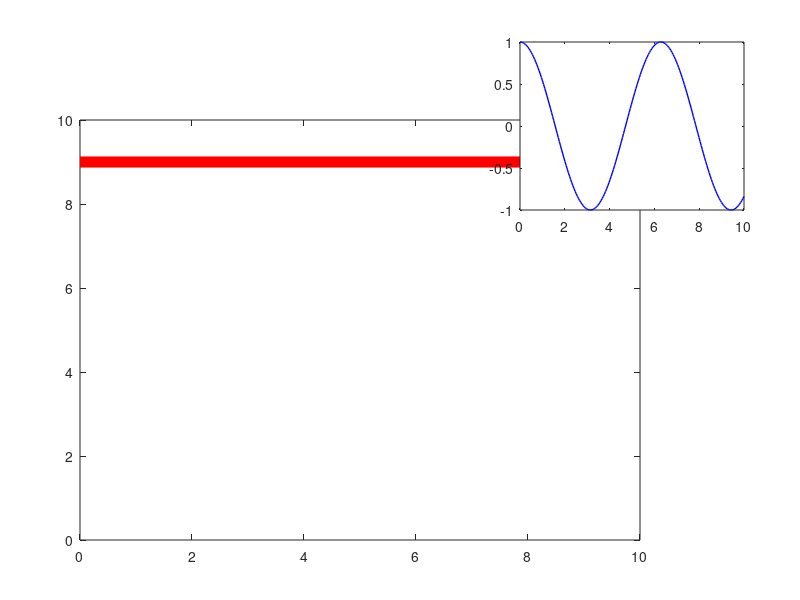

Write the MATLAB code that produced this figure. (Note: this script raises an error after producing the figure.)
%=============================================================================
% Copyright (c) 2016-present Allan CORNET (Nelson)
%=============================================================================
% This file is part of Nelson.
%=============================================================================
% LICENCE_BLOCK_BEGIN
% SPDX-License-Identifier: LGPL-3.0-or-later
% LICENCE_BLOCK_END
%=============================================================================
% <--ADV-CLI MODE-->
%=============================================================================
close all;
%=============================================================================
f = figure('Visible', 'on', 'Position', [100 100 800 600], 'Color', [1 1 1]);
ax1 = axes('Position', [0.1 0.1 0.7 0.7]);
plot(ax1, [0 10], [9 9], 'r', 'LineWidth', 8);
xlim(ax1, [0 10]);
ylim(ax1, [0 10]);

ax2 = axes('Position', [0.65 0.65 0.28 0.28], 'Color', [1 1 1]);
x = linspace(0, 10, 200);
plot(ax2, x, cos(x), 'b', 'LineWidth', 1);
drawnow();

frame = getframe(f);
img = frame.cdata;
render_assert_not_blank(img);

height = size(img, 1);
width = size(img, 2);
ax2PixelPosition = round([0.65 * width, 0.65 * height, 0.28 * width, 0.28 * height]);
x1 = max(1, ax2PixelPosition(1) + 30);
x2 = min(width, ax2PixelPosition(1) + ax2PixelPosition(3) - 30);
yFromBottom = ax2PixelPosition(2) + round(0.70 * ax2PixelPosition(4));
row = height - yFromBottom;
y1 = max(1, row - 8);
y2 = min(height, row + 8);

sample = img(y1:y2, x1:x2, :);
redPixels = sample(:, :, 1) > 180 & sample(:, :, 2) < 90 & sample(:, :, 3) < 90;
asserts.istrue(nnz(redPixels) / numel(redPixels) < 0.01);

close(f);
close all;
%=============================================================================
